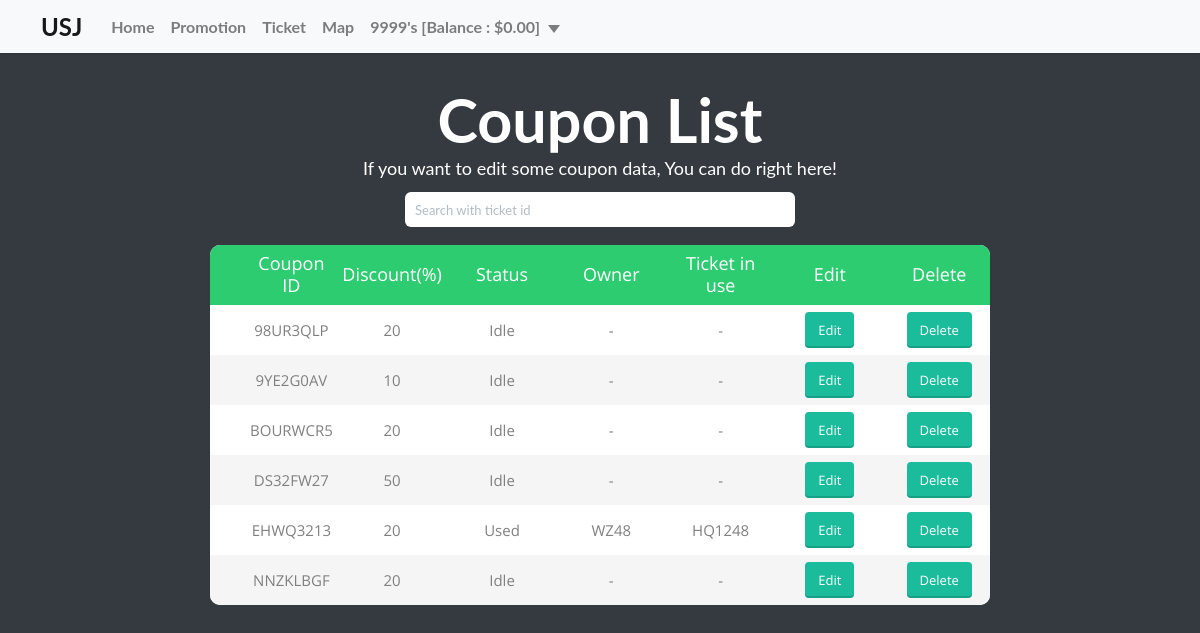
/Manage/Coupon-List.php (signed in), run on an earlier commit of the app's database.
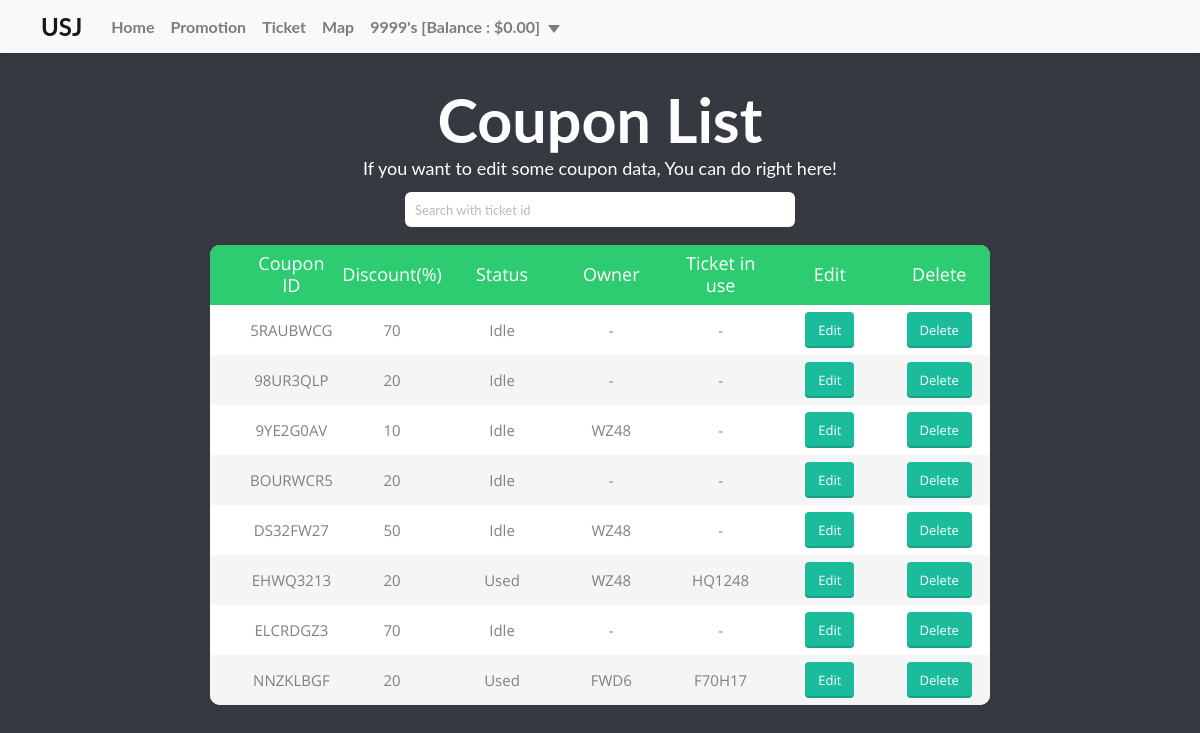
And on a later commit of the database.
### tables this page shows
CREATE TABLE `coupon` (
  `COUPON_ID` varchar(8) NOT NULL,
  `COUPON_DISCOUNT` int(10) NOT NULL,
  `COUPON_STATUS` varchar(10) NOT NULL,
  `USER_ID` varchar(4) DEFAULT NULL,
  `TICKET_ID` varchar(6) DEFAULT NULL
);

### Manage/Coupon-List.php (the view, shortened to what the changed rows need)
<html>
    <head>
        <link rel="stylesheet" href="../css/bootstrap.css">
        <link rel="stylesheet" href="../css/flat-ui.css">
        <link rel="stylesheet" href="../css/flat-web.css">
        <link rel="stylesheet" href="../css/style.css">
        <link rel="stylesheet" type="text/css" href="../css/coupon-table.css">
    </head>
    <body>
        <main>
            <div class="table-content">
                <div class="limiter">
                    <div class="container-table100">
                        <div class="wrap-table100">
                            <div class="table100">
                                <div class="jumbotron jumbotron-dark text-center">
                                    <h1>Coupon List</h1>
                                </div>
                                <table class="push-m">
                                    <thead>
                                    <tr class="table100-head">
                                        <th class="column1">Coupon ID</th>
                                        <th class="column2">Discount(%)</th>
                                        <th class="column3">Status</th>
                                        <th class="column4">Owner</th>
                                        <th class="column5">Ticket in use</th>
                                        <th class="column6">Edit</th>
                                        <th class="column7">Delete</th>
                                    </tr>
                                    </thead>
                                    <tbody>
                                    <?php
                                        if (isset($_GET['search']))
                                        {
                                            require('../Back-end/Connection.php');
                                            $couponID = $_GET['search'];
                                            $sql = "SELECT * FROM coupon WHERE COUPON_ID like '%".$couponID."%'";
                                            $resultAccount = mysqli_query($db, $sql);
                                            while ($row = mysqli_fetch_array($resultAccount))
                                            {
                                                echo "<tr>";
                                                for ($n = 1; $n <= 5; $n++)
                                                    echo "<td class='column$n'>".(($row[$n - 1] !== '9999') && ($row[$n - 1] !== '999999') ? htmlentities($row[$n - 1], ENT_QUOTES) : "-")."</td>";
                                                echo "<form action='../Back-end/Coupon-Edit.php' method='POST'>
                                                        <td class='column6'>
                                                          <input type='hidden' name='' value='$row[0]'>
                                                          <button type='submit' class='btn btn-sm btn-primary btn-embossed'>Edit</button>
                                                        </td> </form>";
                                                echo "<form action='../Back-end/Coupon-Delete.php' method='POST'>
                                                        <td class='column7'>
                                                          <input type='hidden' name='' value='$row[0]'>
                                                          <button type='submit' class='btn btn-sm btn-primary btn-embossed'>Delete</button>
                                                        </td> </form>";
                                                echo "</tr>";
                                            }
                                        }
                                        else
                                        {
                                            require('../Back-end/Connection.php');
                                            $sql = "SELECT * FROM coupon";
                                            $resultAccount = mysqli_query($db, $sql);
                                            while ($row = mysqli_fetch_array($resultAccount))
                                            {
                                                echo "<tr>";
                                                for ($n = 1; $n <= 5; $n++)
                                                    echo "<td class='column$n'>".(($row[$n - 1] !== '9999') && ($row[$n - 1] !== '999999') ? htmlentities($row[$n - 1], ENT_QUOTES) : "-")."</td>";
                                                echo "<form action='Coupon-Editor.php' method='POST'>
                                                        <td class='column6'>
                                                          <input type='hidden' name='COUPON_ID' value='$row[0]'>
                                                          <button type='submit' class='btn btn-sm btn-primary btn-embossed'>Edit</button>
                                                        </td> </form>";
                                                echo "<form action='../Back-end/Coupon-Delete.php' method='POST'>
                                                        <td class='column7'>
                                                          <input type='hidden' name='COUPON_ID' value='$row[0]'>
                                                          <button type='submit' class='btn btn-sm btn-primary btn-embossed'>Delete</button>
                                                        </td> </form>";
                                                echo "</tr>";
                                            }
                                        }
                                    ?>
                                    </tbody>
                                </table>
                            </div>
                        </div>
                    </div>
                </div>
            </div>
        </main>
    </body>
</html>

What changed in the data, as far as the page shows it:
added coupon: COUPON_ID "5RAUBWCG", COUPON_DISCOUNT "70", COUPON_STATUS "Idle"
added coupon: COUPON_ID "ELCRDGZ3", COUPON_DISCOUNT "70", COUPON_STATUS "Idle"
Also different on the page:
new list line: "WZ48"
new list line: "Used"
new list line: "FWD6"
new list line: "F70H17"
list line gone: "Idle"
